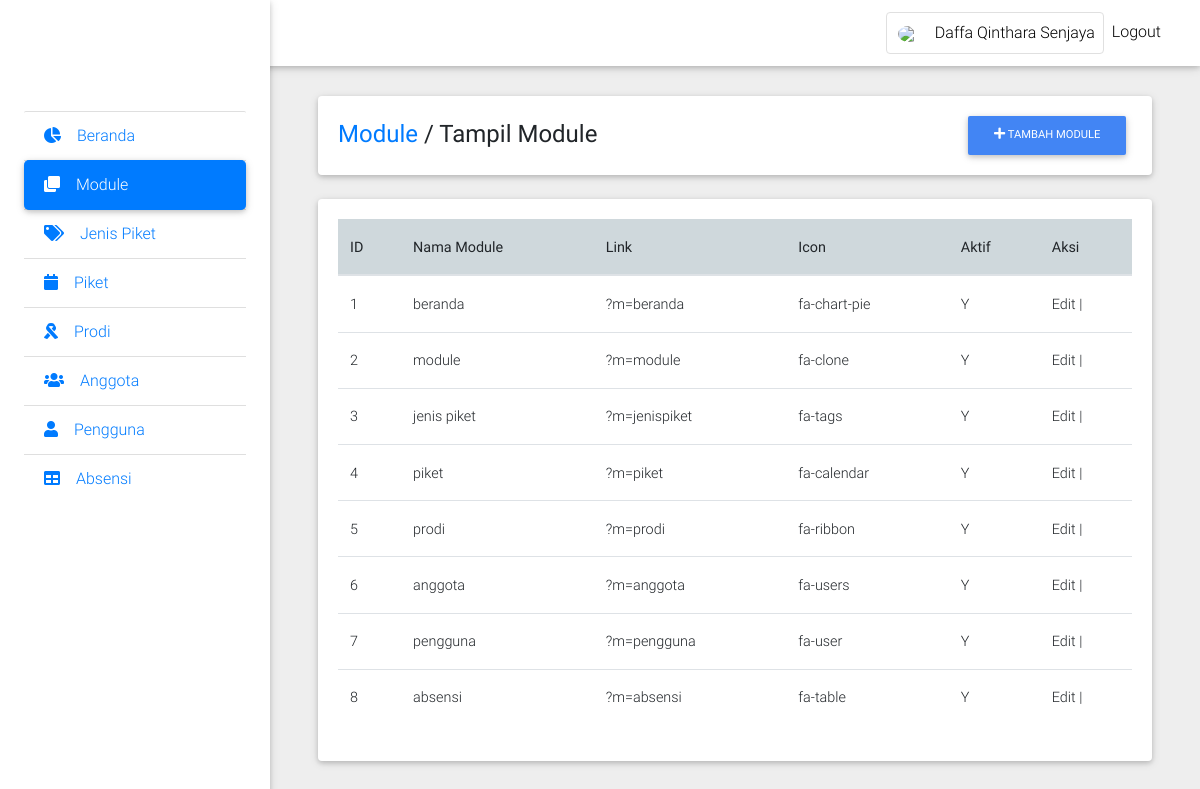
Page /u/media.php?m=module (signed in) on the committed database.
### tables this page shows
create table module(
    module_id int primary key auto_increment,
    module_name varchar(50) not null,
    link varchar(50),
    icon varchar(50),
    active enum('Y','N') not null default 'Y'
);

### config/functions.php (called while the page is built, shortened)
<?php
function dbConnect()
{
    $db = new mysqli("localhost", "root", "siswanto123321", "so_absensi");
    return $db;
}
function getListModule()
{
    $db = dbConnect();
    if ($db->connect_errno == 0) {
        $res = $db->query("SELECT * FROM module WHERE active='Y' ");
        if ($res) {
            $data = $res->fetch_all(MYSQLI_ASSOC);
            return $data;
        } else {
            return false;
        }
    } else {
        return false;
    }
}

### model/Module.php (called while the page is built, shortened)
<?php
class Module
{
    function getListModule()
    {
        $conn = dbConnect();
        if ($conn->connect_errno == 0) {
            $sql = "SELECT * FROM module";
            $res = $conn->query($sql);
            if ($res) {
                $data = $res->fetch_all(MYSQLI_ASSOC);
                return $data;
            } else {
                return false;
            }
        } else {
            return false;
        }
    }
}
?>

### u/module/mod_module/module.php (the view, shortened to what this page needs)
<?php
include "../model/Module.php";
$m = $_GET['m'];
$act = isset($_GET['act']) ? $_GET['act'] : '';
$module = new Module();
switch ($act) {
    default:
        echo "<br><br>
        <div class=\"card mb-4 wow fadeIn\">
            <div class=\"card-body d-sm-flex justify-content-between\">
                <h4 class=\"mb-2 mb-sm-0 pt-1\">
                    <a href=\"\" target=\"_blank\">Module</a>
                    <span>/</span>
                    <span>Tampil Module</span>
                </h4>
                    <a class=\"btn btn-primary btn-md my-0 p\" onclick=window.location.href='media.php?m=$m&act=tambah' role=\"button\">
                        <i class=\"fas fa-plus\"></i> Tambah Module
                    </a>
            </div>
        </div>";
        echo "
        <div class=\"card wow fadeIn\">
            <div class=\"card-body\">
        <table class=\"table table-hover\">
            <thead class=\"blue-grey lighten-4\">
            <tr>
                <th>ID</th>
                <th>Nama Module</th>
                <th>Link</th>
                <th>Icon</th>
                <th>Aktif</th>
                <th>Aksi</th>
            </tr>
            </thead>
            <tbody>";
        $dataModule = $module->getListModule();
        foreach ($dataModule as $data) {
            echo "
            <tr>
                <td>$data[module_id]</td>
                <td>$data[module_name]</td>
                <td>$data[link]</td>
                <td>$data[icon]</td>
                <td>$data[active]</td>
                <td class='center aligned'>
                    <a href='?m=$m&act=edit&id=$data[module_id]'>Edit</a> | ";
            echo "
                </td>
            </tr>
            ";
        }
        echo "
            </tbody>
        </table>
        </div>
        </div>
        </div>
        </div>
        ";
        break;
    case "tambah": ?>
        <?php
} ?>

### u/media.php (shortened to what this page needs)
<?php
if (empty($_SESSION['username']) && empty($_SESSION['password'])) {
    header("location:index.php?error=8");
} else {
    include "../config/functions.php";
    ?>
    <!DOCTYPE html>
    <html lang="en">
    <head>
        <link rel="stylesheet" href="https://use.fontawesome.com/releases/v5.8.2/css/all.css">
        <link href="../assets/css/bootstrap.css" rel="stylesheet">
        <link href="../assets/css/mdb.min.css" rel="stylesheet">
        <link href="../assets/css/style.min.css" rel="stylesheet">
    </head>
    <body class="grey lighten-3">
    <header>
        <nav class="navbar fixed-top navbar-expand-lg navbar-light white scrolling-navbar">
            <?php include "header.php"; ?>
        </nav>
        <div class="sidebar-fixed position-fixed">
            <a class="logo-wrapper waves-effect">
            </a>
            <div class="list-group list-group-flush">
                <?php include "menu.php"; ?>
            </div>
        </div>
    </header>
    <main class="pt-5 mx-lg-5">
        <?php include "content.php"; ?>
    </main>
    </body>
    </html>
<?php } ?>

### u/header.php (shortened to what this page needs)
<?php
if (empty($_SESSION['username']) && empty($_SESSION['password'])) {
    header("location:index.php?error=8");
} else {
    ?>
    <div class="container-fluid">
            <ul class="navbar-nav nav-flex-icons">
                <li class="nav-item">
                    <a href="https://github.com/mdbootstrap/bootstrap-material-design"
                       class="nav-link border border-light rounded waves-effect"
                       target="_blank">
                        <img class="fab mr-2 rounded-circle" src="<?php echo $_SESSION['photo']; ?>"
                             style="width: 1.75rem">
                        </i><?php echo $_SESSION['nama']; ?>
                    </a>
                </li>
                <li class="nav-item">
                    <a href="logout.php" class="nav-link waves-effect" onclick="return confirm(`Keluar Dari Sistem Administrator Absensi ?`)">
                        Logout
                    </a>
                </li>
            </ul>
        </div>
<?php } ?>

### u/menu.php
<?php
if (empty($_SESSION['username']) && empty($_SESSION['password'])) {
    header("location:index.php?error=8");
} else {
    $dataModule = getListModule();
    foreach ($dataModule as $data) {
        $module_name = str_replace(' ', '', strtolower($data['module_name']));
        ($_GET['m'] == $module_name) ? $active = "active" : $active = "";
    echo "<a href=\"$data[link]\" class=\"list-group-item waves-effect $active\" style='text-transform: capitalize;'>
                <i class=\"fas $data[icon] mr-3\"></i>$data[module_name]
            </a>";
    }
}

### u/content.php
<?php
if (empty($_SESSION['username']) && empty($_SESSION['password'])) {
    echo "Anda Harus Login terlebih dahulu, <a href='index.php'>Login</a> ";
} else {
    if ($_GET['m'] == 'beranda') {
        include "module/mod_beranda/beranda.php";
    } elseif ($_GET['m'] == 'module') {
        include "module/mod_module/module.php";
    } elseif ($_GET['m'] == 'prodi') {
        include "module/mod_prodi/prodi.php";
    }elseif ($_GET['m'] == 'administrator') {
        include "module/mod_administrator/administrator.php";
    } else {
        echo "<br><br>Modul <b>$_GET[m]</b> sedang dibuat";
    }
}

### rows in the picture
module: module_name "Beranda", module_id "1", module_name "beranda", link "?m=beranda", icon "fa-chart-pie", active "Y"
module: module_name "Module", module_id "2", module_name "module", link "?m=module", icon "fa-clone", active "Y"
module: module_name "Jenis Piket", module_id "3", module_name "jenis piket", link "?m=jenispiket", icon "fa-tags", active "Y"
module: module_name "Piket", module_id "4", module_name "piket", link "?m=piket", icon "fa-calendar", active "Y"
module: module_name "Prodi", module_id "5", module_name "prodi", link "?m=prodi", icon "fa-ribbon", active "Y"
module: module_name "Anggota", module_id "6", module_name "anggota", link "?m=anggota", icon "fa-users", active "Y"
module: module_name "Pengguna", module_id "7", module_name "pengguna", link "?m=pengguna", icon "fa-user", active "Y"
module: module_name "Absensi", module_id "8", module_name "absensi", link "?m=absensi", icon "fa-table", active "Y"

### other values in the picture
$_SESSION['nama'] "Daffa Qinthara Senjaya"
